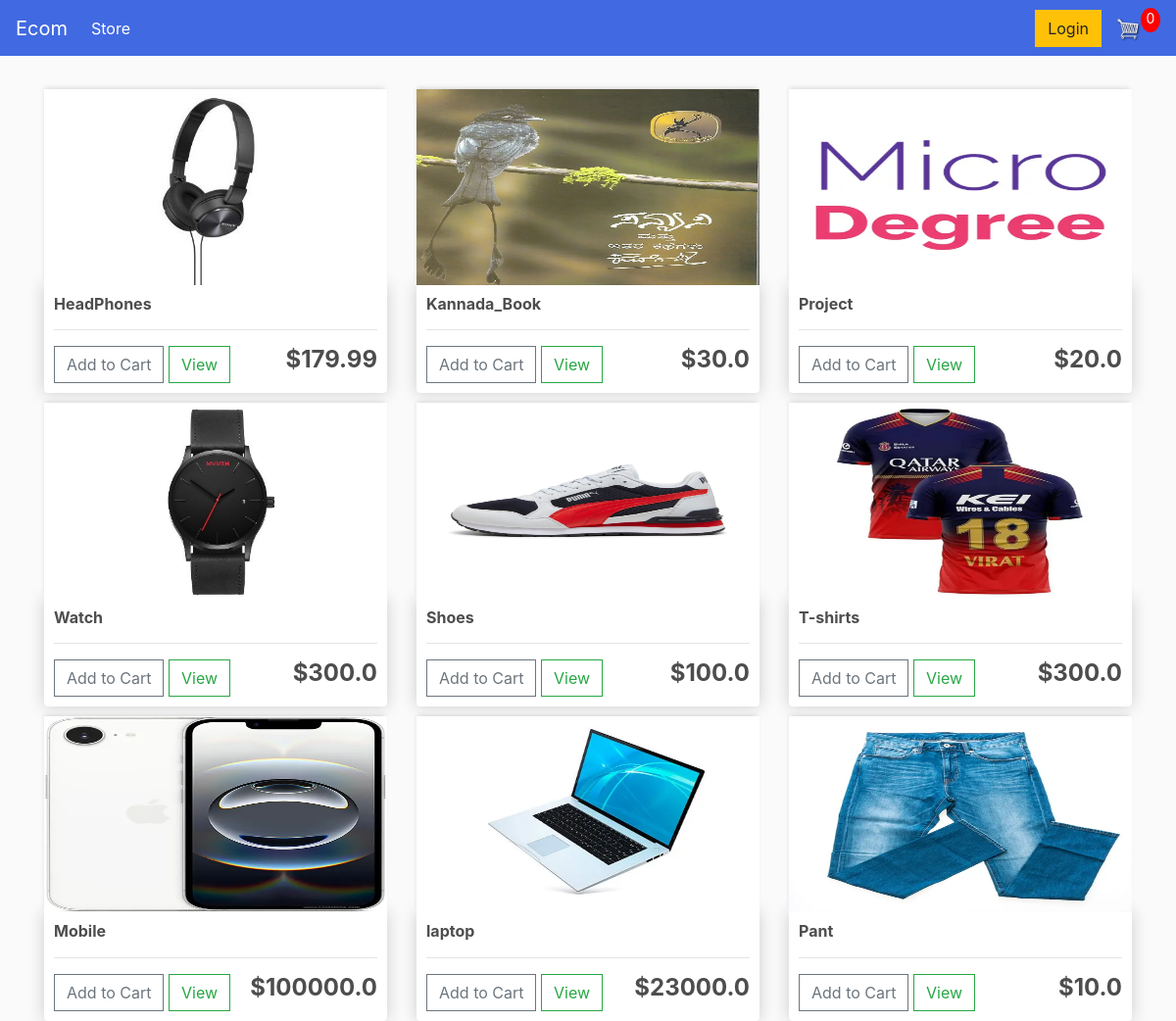
The page / on the database its author committed.
### store/models.py (models this page shows, shortened)
class Product(models.Model):
	name = models.CharField(max_length=200)
	price = models.FloatField()
	digital = models.BooleanField(default=False,null=True, blank=True)
	image = models.ImageField(null=True, blank=True)
	@property
	def imageURL(self):
		try:
			url = self.image.url
		except:
			url = ''
		return url

### store/views.py (the view)
# urls.py: path('',store,name="store"),
def store(request):
	data = cartData(request)
	cartItems = data['cartItems']
	order = data['order']
	items = data['items']
	products = Product.objects.all()
	context = {'products':products, 'cartItems':cartItems}
	return render(request, 'store/store.html', context)

### store/utils.py (called while the page is built, shortened)
def cookieCart(request):
	try:
		cart = json.loads(request.COOKIES['cart'])
	except:
		cart = {}
		print('CART:', cart)
	items = []
	order = {'get_cart_total':0, 'get_cart_items':0, 'shipping':False}
	cartItems = order['get_cart_items']
	return {'cartItems':cartItems ,'order':order, 'items':items}

def cartData(request):
	if request.user.is_authenticated:
		customer = request.user.customer
		order, created = Order.objects.get_or_create(customer=customer, complete=False)
		items = order.orderitem_set.all()
		cartItems = order.get_cart_items
	else:
		cookieData = cookieCart(request)
		cartItems = cookieData['cartItems']
		order = cookieData['order']
		items = cookieData['items']
	return {'cartItems':cartItems ,'order':order, 'items':items}

### templates/store/store.html
{% extends 'store/main.html' %}
{% load static %}
{% block content %}
	<div class="row">
		{% for product in products %}
		<div class="col-lg-4">
			<img class="thumbnail" src="{{product.imageURL}}">
			<div class="box-element product">
				<h6><strong>{{product.name}}</strong></h6>
				<hr>
				<div style="display: flex; gap:1em; justify-content: space-between;">
					<div>
						<button data-product="{{product.id}}" data-action="add" class="btn btn-outline-secondary add-btn update-cart">Add to Cart</button>
						<a class="btn btn-outline-success" href="#">View</a>
					</div>
					<h4><strong>${{product.price}}</strong></h4>
				</div>
			</div>
		</div>
		{% endfor %}
	</div>
{% endblock content %}

### static/css/main.css (style rules this page uses)
body { background-color: hsl(0, 0%, 98%); }
h1,h2,h3,h4,h5,h6 { color:hsl(0, 0%, 30%); }
.box-element { box-shadow:hsl(0, 0%, 80%) 0 0 16px; background-color: #fff; border-radius: 4px; padding: 10px; }
.thumbnail { width: 100%; height: 200px; -webkit-box-shadow: -1px -3px 5px -2px rgba(214,214,214,1); -moz-box-shadow: -1px -3px 5px -2px rgba(214,214,214,1); box-shadow: -1px -3px 5px -2px rgba(214,214,214,1); }
.product { border-radius: 0 0 4px 4px; }
.col-lg-4, .col-lg-6, .col-lg-8, .col-lg-12 { margin-top: 10px; }
.btn { border-radius: 0; }

### rows shown on the page
Product: imageURL (picture), name "HeadPhones", price "179.99"
Product: imageURL (picture), name "Kannada_Book", price "30.0"
Product: imageURL (picture), name "Project", price "20.0"
Product: imageURL (picture), name "Watch", price "300.0"
Product: imageURL (picture), name "Shoes", price "100.0"
Product: imageURL (picture), name "T-shirts", price "300.0"
Product: imageURL (picture), name "Mobile", price "100000.0"
Product: imageURL (picture), name "laptop", price "23000.0"
Product: imageURL (picture), name "Pant", price "10.0"

### other values the page prints
{{ cartItems }} "0"
